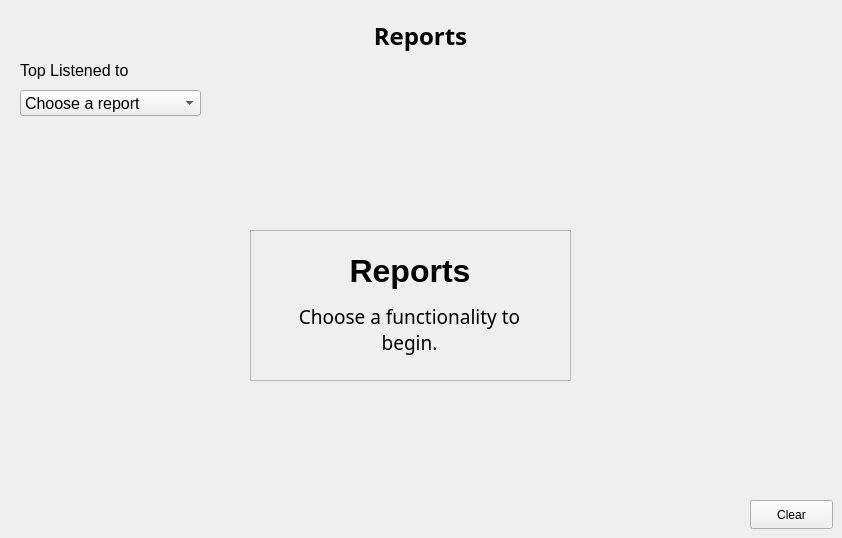
    <widget class="QWidget" name="reportPage">
     <property name="font">
      <font>
       <stylestrategy>PreferAntialias</stylestrategy>
       <hintingpreference>PreferFullHinting</hintingpreference>
      </font>
     </property>
     <widget class="QLabel" name="label_rp_1">
      <property name="geometry">
       <rect>
        <x>20</x>
        <y>60</y>
        <width>121</width>
        <height>20</height>
       </rect>
      </property>
      <property name="font">
       <font>
        <pointsize>12</pointsize>
       </font>
      </property>
      <property name="text">
       <string>Top Listened to</string>
      </property>
     </widget>
     <widget class="QComboBox" name="reportTypeComboBox">
      <property name="geometry">
       <rect>
        <x>20</x>
        <y>90</y>
        <width>181</width>
        <height>26</height>
       </rect>
      </property>
      <property name="font">
       <font>
        <pointsize>12</pointsize>
       </font>
      </property>
      <item>
       <property name="text">
        <string>Choose a report</string>
       </property>
      </item>
      <item>
       <property name="text">
        <string>Tracks</string>
       </property>
      </item>
      <item>
       <property name="text">
        <string>Artists</string>
       </property>
      </item>
      <item>
       <property name="text">
        <string>Albums</string>
       </property>
      </item>
     </widget>
     <widget class="QLabel" name="label_rp_2">
      <property name="geometry">
       <rect>
        <x>20</x>
        <y>20</y>
        <width>801</width>
        <height>31</height>
       </rect>
      </property>
      <property name="font">
       <font>
        <family>Work Sans</family>
        <pointsize>18</pointsize>
        <bold>true</bold>
       </font>
      </property>
      <property name="text">
       <string>Reports</string>
      </property>
      <property name="alignment">
       <set>Qt::AlignCenter</set>
      </property>
     </widget>
     <widget class="QListView" name="reportListView">
      <property name="geometry">
       <rect>
        <x>20</x>
        <y>130</y>
        <width>811</width>
        <height>351</height>
       </rect>
      </property>
      <property name="sizePolicy">
       <sizepolicy hsizetype="Maximum" vsizetype="Maximum">
        <horstretch>0</horstretch>
        <verstretch>0</verstretch>
       </sizepolicy>
      </property>
      <property name="styleSheet">
       <string notr="true">background: transparent;</string>
      </property>
     </widget>
     <widget class="QPushButton" name="clearButton_rp">
      <property name="geometry">
       <rect>
        <x>750</x>
        <y>500</y>
        <width>83</width>
        <height>29</height>
       </rect>
      </property>
      <property name="text">
       <string>Clear</string>
      </property>
     </widget>
     <widget class="QFrame" name="reportsPageChooser">
      <property name="enabled">
       <bool>true</bool>
      </property>
      <property name="geometry">
       <rect>
        <x>250</x>
        <y>230</y>
        <width>321</width>
        <height>151</height>
       </rect>
      </property>
      <property name="frameShape">
       <enum>QFrame::StyledPanel</enum>
      </property>
      <property name="frameShadow">
       <enum>QFrame::Plain</enum>
      </property>
      <widget class="QLabel" name="track_name_pa_3">
       <property name="geometry">
        <rect>
         <x>20</x>
         <y>73</y>
         <width>279</width>
         <height>61</height>
        </rect>
       </property>
       <property name="font">
        <font>
         <family>Work Sans Semibold</family>
         <pointsize>14</pointsize>
         <stylestrategy>PreferAntialias</stylestrategy>
         <hintingpreference>PreferFullHinting</hintingpreference>
        </font>
       </property>
       <property name="styleSheet">
        <string notr="true">font-family: &quot;Work Sans Semibold&quot;;</string>
       </property>
       <property name="text">
        <string>Choose a functionality to begin.</string>
       </property>
       <property name="scaledContents">
        <bool>true</bool>
       </property>
       <property name="alignment">
        <set>Qt::AlignHCenter|Qt::AlignTop</set>
       </property>
       <property name="wordWrap">
        <bool>true</bool>
       </property>
      </widget>
      <widget class="QLabel" name="title_text_3">
       <property name="geometry">
        <rect>
         <x>40</x>
         <y>20</y>
         <width>240</width>
         <height>41</height>
        </rect>
       </property>
       <property name="font">
        <font>
         <family>Segoe UI</family>
         <pointsize>24</pointsize>
         <bold>true</bold>
         <stylestrategy>PreferAntialias</stylestrategy>
         <hintingpreference>PreferFullHinting</hintingpreference>
        </font>
       </property>
       <property name="styleSheet">
        <string notr="true"/>
       </property>
       <property name="text">
        <string>Reports</string>
       </property>
       <property name="alignment">
        <set>Qt::AlignCenter</set>
       </property>
      </widget>
     </widget>
     <zorder>label_rp_1</zorder>
     <zorder>reportTypeComboBox</zorder>
     <zorder>label_rp_2</zorder>
     <zorder>clearButton_rp</zorder>
     <zorder>reportsPageChooser</zorder>
     <zorder>reportListView</zorder>
    </widget>
